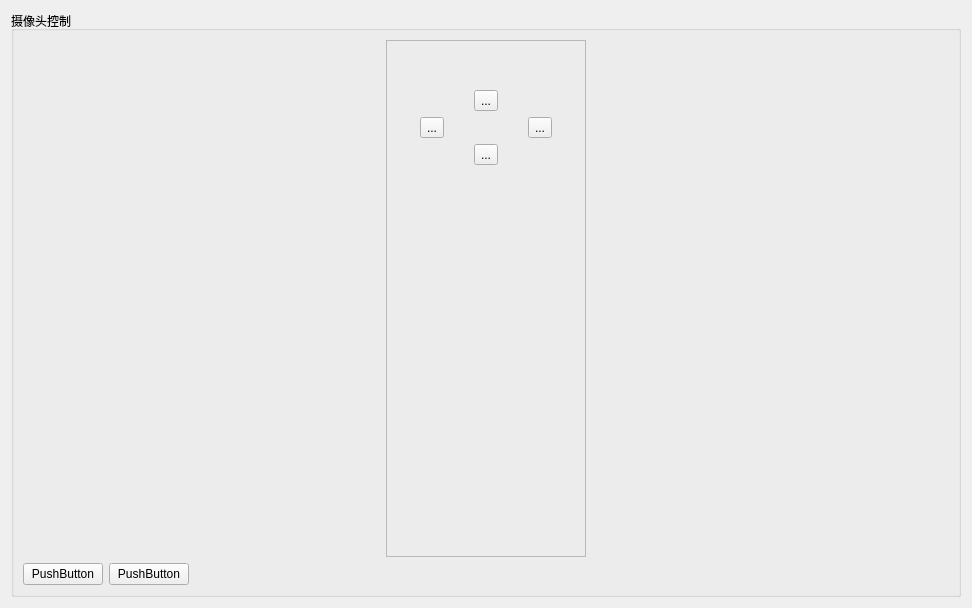
<?xml version="1.0" encoding="UTF-8"?>
<ui version="4.0">
 <class>cameraDisplayForm</class>
 <widget class="QWidget" name="cameraDisplayForm">
  <property name="geometry">
   <rect>
    <x>0</x>
    <y>0</y>
    <width>972</width>
    <height>608</height>
   </rect>
  </property>
  <property name="windowTitle">
   <string>Form</string>
  </property>
  <layout class="QGridLayout" name="gridLayout">
   <item row="0" column="0">
    <widget class="QGroupBox" name="groupBox">
     <property name="title">
      <string>摄像头控制</string>
     </property>
     <layout class="QGridLayout" name="gridLayout_8">
      <item row="0" column="0">
       <layout class="QHBoxLayout" name="horizontalLayout_2">
        <item>
         <layout class="QGridLayout" name="gridLayout_6">
          <item row="0" column="0">
           <layout class="QGridLayout" name="gridLayout_camera_1"/>
          </item>
          <item row="0" column="1">
           <layout class="QGridLayout" name="gridLayout_camera_2"/>
          </item>
          <item row="1" column="0">
           <layout class="QGridLayout" name="gridLayout_camera_3"/>
          </item>
          <item row="1" column="1">
           <layout class="QGridLayout" name="gridLayout_camera_4"/>
          </item>
         </layout>
        </item>
        <item>
         <widget class="QFrame" name="frame">
          <property name="maximumSize">
           <size>
            <width>200</width>
            <height>16777215</height>
           </size>
          </property>
          <property name="frameShape">
           <enum>QFrame::StyledPanel</enum>
          </property>
          <property name="frameShadow">
           <enum>QFrame::Raised</enum>
          </property>
          <layout class="QVBoxLayout" name="verticalLayout">
           <item>
            <spacer name="verticalSpacer_2">
             <property name="orientation">
              <enum>Qt::Vertical</enum>
             </property>
             <property name="sizeType">
              <enum>QSizePolicy::Preferred</enum>
             </property>
             <property name="sizeHint" stdset="0">
              <size>
               <width>20</width>
               <height>40</height>
              </size>
             </property>
            </spacer>
           </item>
           <item>
            <layout class="QGridLayout" name="gridLayout_7">
             <item row="0" column="1">
              <widget class="QToolButton" name="toolButton_up">
               <property name="text">
                <string>...</string>
               </property>
              </widget>
             </item>
             <item row="1" column="0">
              <widget class="QToolButton" name="toolButton_left">
               <property name="text">
                <string>...</string>
               </property>
              </widget>
             </item>
             <item row="1" column="2">
              <widget class="QToolButton" name="toolButton_right">
               <property name="text">
                <string>...</string>
               </property>
              </widget>
             </item>
             <item row="2" column="1">
              <widget class="QToolButton" name="toolButton_down">
               <property name="text">
                <string>...</string>
               </property>
              </widget>
             </item>
            </layout>
           </item>
           <item>
            <spacer name="verticalSpacer">
             <property name="orientation">
              <enum>Qt::Vertical</enum>
             </property>
             <property name="sizeType">
              <enum>QSizePolicy::Preferred</enum>
             </property>
             <property name="sizeHint" stdset="0">
              <size>
               <width>20</width>
               <height>382</height>
              </size>
             </property>
            </spacer>
           </item>
          </layout>
         </widget>
        </item>
       </layout>
      </item>
      <item row="1" column="0">
       <layout class="QHBoxLayout" name="horizontalLayout">
        <item>
         <widget class="QPushButton" name="pushButton_start">
          <property name="text">
           <string>PushButton</string>
          </property>
         </widget>
        </item>
        <item>
         <widget class="QPushButton" name="pushButton_stop">
          <property name="text">
           <string>PushButton</string>
          </property>
         </widget>
        </item>
        <item>
         <spacer name="horizontalSpacer">
          <property name="orientation">
           <enum>Qt::Horizontal</enum>
          </property>
          <property name="sizeHint" stdset="0">
           <size>
            <width>40</width>
            <height>20</height>
           </size>
          </property>
         </spacer>
        </item>
       </layout>
      </item>
     </layout>
    </widget>
   </item>
  </layout>
 </widget>
 <resources/>
 <connections/>
</ui>
